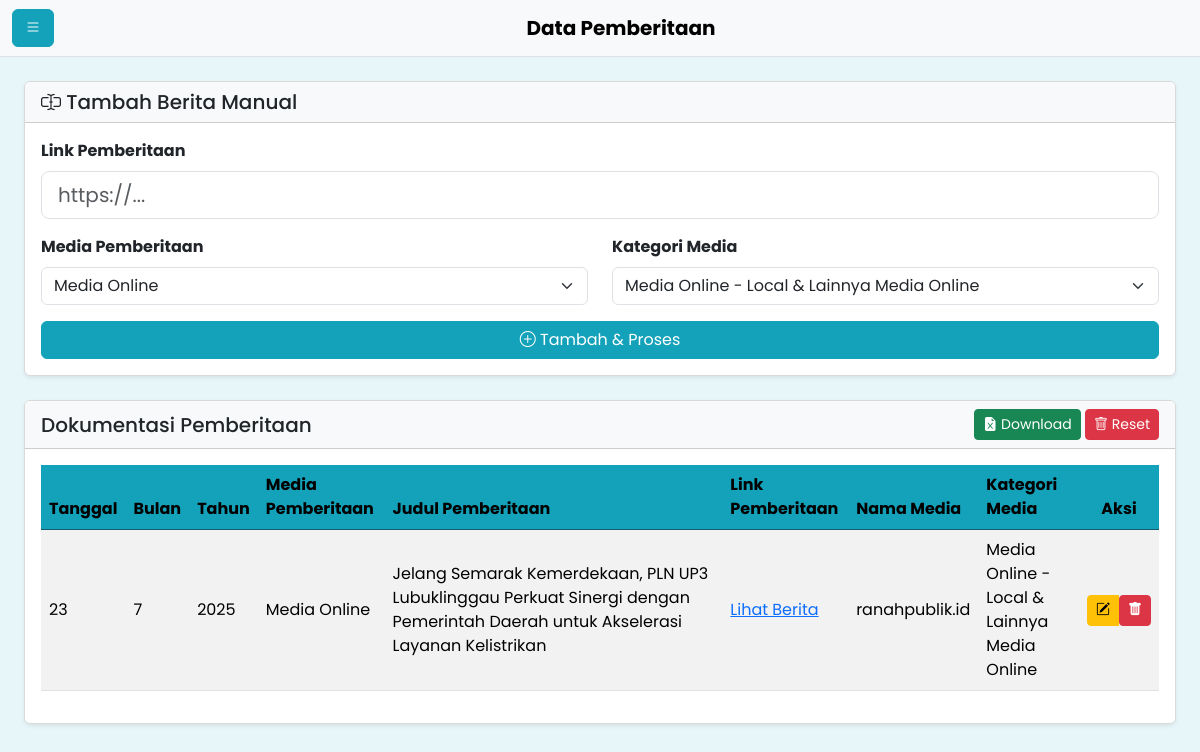
Before: /pemberitaan with the older database file.
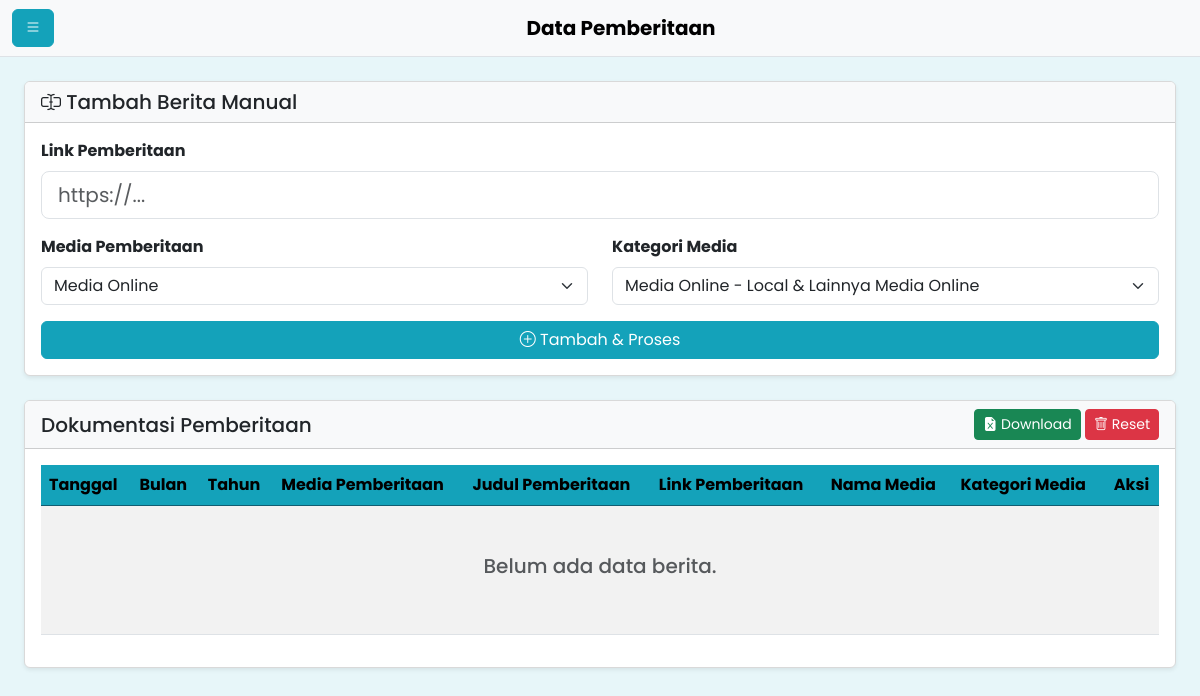
After: the same page with the newer database file.
### tables this page shows
CREATE TABLE pemberitaan_resmi (
            id INTEGER PRIMARY KEY AUTOINCREMENT,
            tanggal TEXT,
            bulan TEXT,
            tahun TEXT,
            media_pemberitaan TEXT,
            judul_pemberitaan TEXT NOT NULL,
            link_pemberitaan TEXT NOT NULL UNIQUE,
            nama_media TEXT,
            kategori_media TEXT
        );

### app.py (the view)
@app.route('/pemberitaan')
def pemberitaan():
    news_list = database.get_all_pemberitaan()
    return render_template('berita/pemberitaan.html', news_list=news_list)

### utils/database.py (called while the page is built)
def get_db_connection():
    conn = sqlite3.connect(DATABASE_NAME)
    conn.row_factory = sqlite3.Row
    return conn

def get_all_pemberitaan():
    conn = get_db_connection()
    news_list = conn.execute('SELECT * FROM pemberitaan_resmi ORDER BY id DESC').fetchall()
    conn.close()
    return news_list

### templates/berita/pemberitaan.html (shortened to what this page needs)
{% extends 'base.html' %}
{% block page_title %}Data Pemberitaan{% endblock %}
{% block content %}
<div class="card mb-4 shadow-sm">
    <div class="card-header bg-light">
        <h5 class="mb-0"><i class="bi bi-input-cursor-text"></i> Tambah Berita Manual</h5>
    </div>
    <div class="card-body">
        <form action="{{ url_for('add_news_route') }}" method="POST">
            <div class="mb-3">
                <label for="url" class="form-label fw-bold">Link Pemberitaan</label>
                <input type="url" id="url" name="url" class="form-control form-control-lg" placeholder="https://..." required>
            </div>
            <div class="row">
                <div class="col-md-6 mb-3">
                    <label for="media_pemberitaan" class="form-label fw-bold">Media Pemberitaan</label>
                    <select class="form-select" id="media_pemberitaan" name="media_pemberitaan" required>
                        <option value="Media Online" selected>Media Online</option>
                    </select>
                </div>
                <div class="col-md-6 mb-3">
                    <label for="kategori_media" class="form-label fw-bold">Kategori Media</label>
                    <select class="form-select" id="kategori_media" name="kategori_media" required>
                        <option value="Media Online - Local & Lainnya Media Online" selected>Media Online - Local & Lainnya Media Online</option>
                    </select>
                </div>
            </div>
            <button class="btn btn-primary w-100" type="submit">
                <i class="bi bi-plus-circle"></i> Tambah & Proses
            </button>
        </form>
    </div>
</div>
<div class="card shadow-sm">
    <div class="card-header bg-light d-flex justify-content-between align-items-center flex-wrap">
        <h5 class="mb-0 me-3">Dokumentasi Pemberitaan</h5>
        <div>
            <a href="{{ url_for('download_excel') }}" class="btn btn-success btn-sm">
                <i class="bi bi-file-earmark-excel-fill"></i> Download
            </a>
            <form action="{{ url_for('reset_all_data_route') }}" method="POST" class="d-inline" onsubmit="return confirm('PERINGATAN: Tindakan ini akan menghapus SEMUA data berita secara permanen. Anda yakin?');">
                <button type="submit" class="btn btn-danger btn-sm">
                    <i class="bi bi-trash"></i> Reset
                </button>
            </form>
        </div>
    </div>
    <div class="card-body">
        <div class="table-responsive">
            <table class="table table-striped table-hover align-middle">
                <thead>
                    <tr class="table-primary">
                        <th>Tanggal</th>
                        <th>Bulan</th>
                        <th>Tahun</th>
                        <th>Media Pemberitaan</th>
                        <th>Judul Pemberitaan</th>
                        <th>Link Pemberitaan</th>
                        <th>Nama Media</th>
                        <th>Kategori Media</th>
                        <th class="text-center">Aksi</th>
                    </tr>
                </thead>
                <tbody>
                    {% for news in news_list %}
                    <tr>
                        <td>{{ news.tanggal }}</td>
                        <td>{{ news.bulan }}</td>
                        <td>{{ news.tahun }}</td>
                        <td>{{ news.media_pemberitaan }}</td>
                        <td style="min-width: 300px;">{{ news.judul_pemberitaan }}</td>
                        <td><a href="{{ news.link_pemberitaan }}" target="_blank">Lihat Berita</a></td>
                        <td>{{ news.nama_media }}</td>
                        <td>{{ news.kategori_media }}</td>
                        <td class="text-center">
                            <div class="btn-group" role="group">
                                <a href="{{ url_for('edit_news_route', news_id=news.id) }}" class="btn btn-warning btn-sm" title="Edit">
                                    <i class="bi bi-pencil-square"></i>
                                </a>
                                <form action="{{ url_for('delete_news_route', news_id=news.id) }}" method="POST" class="d-inline" onsubmit="return confirm('Hapus berita ini?');">
                                    <button type="submit" class="btn btn-danger btn-sm" title="Hapus">
                                        <i class="bi bi-trash-fill"></i>
                                    </button>
                                </form>
                            </div>
                        </td>
                    </tr>
                    {% else %}
                    <tr>
                        <td colspan="9" class="text-center text-muted py-5">
                            <h5>Belum ada data berita.</h5>
                        </td>
                    </tr>
                    {% endfor %}
                </tbody>
            </table>
        </div>
    </div>
</div>
{% endblock %}

### templates/base.html (shortened to what this page needs)
<!doctype html>
<html lang="id" data-bs-theme="light">
<head>
    <link href="https://cdn.jsdelivr.net/npm/bootstrap@5.3.3/dist/css/bootstrap.min.css" rel="stylesheet">
    <link rel="stylesheet" href="https://cdn.jsdelivr.net/npm/bootstrap-icons@1.11.3/font/bootstrap-icons.min.css">
    <link rel="stylesheet" href="{{ url_for('static', filename='css/style.css') }}">
</head>
<body>
<div class="main-content">
    <nav class="navbar navbar-expand-lg navbar-light bg-light border-bottom sticky-top">
        <div class="container-fluid">
            <button class="btn btn-primary" type="button" data-bs-toggle="offcanvas" data-bs-target="#sidebarMenu" aria-controls="sidebarMenu">
                <i class="bi bi-list"></i>
            </button>
            <a class="navbar-brand mx-auto fw-bold" href="#">
                {% block page_title %}PLN News Monitor{% endblock %}
            </a>
        </div>
    </nav>
    <div class="container-fluid p-4">
        {% block content %}{% endblock %}
    </div>
</div>
</body>
</html>

### static/css/style.css (style rules this page uses)
:root { --theme-primary: #14a2ba; --theme-primary-dark: #125d72; --theme-accent: #efe62f; --theme-bg: #e7f6f9; --theme-border: #d9d9d9; --bs-primary: var(--theme-primary); --bs-primary-rgb: 20, 162, 186; }
body { background-color: var(--theme-bg); font-family: 'Poppins', sans-serif; }
.btn, .card, .nav-link { transition: all 0.2s ease-in-out; }
.btn-primary { --bs-btn-bg: var(--theme-primary); --bs-btn-border-color: var(--theme-primary); --bs-btn-hover-bg: var(--theme-primary-dark); --bs-btn-hover-border-color: var(--theme-primary-dark); }
.table-primary { --bs-table-bg: var(--theme-primary); --bs-table-border-color: var(--theme-primary-dark); color: white; }
.card { border: 1px solid var(--theme-border); }

Changed rows visible on the page:
removed pemberitaan_resmi: tanggal "23", bulan "7", tahun "2025", media_pemberitaan "Media Online", judul_pemberitaan "Jelang Semarak Kemerdekaan, PLN UP3 Lubuklinggau Perkuat Sinergi dengan Pemerintah Daerah untuk Akselerasi Layanan Kelistrikan", nama_media "ranahpublik.id", kategori_media "Media Online - Local & Lainnya Media Online"
Other visible differences:
text now shown: "Belum ada data berita."
